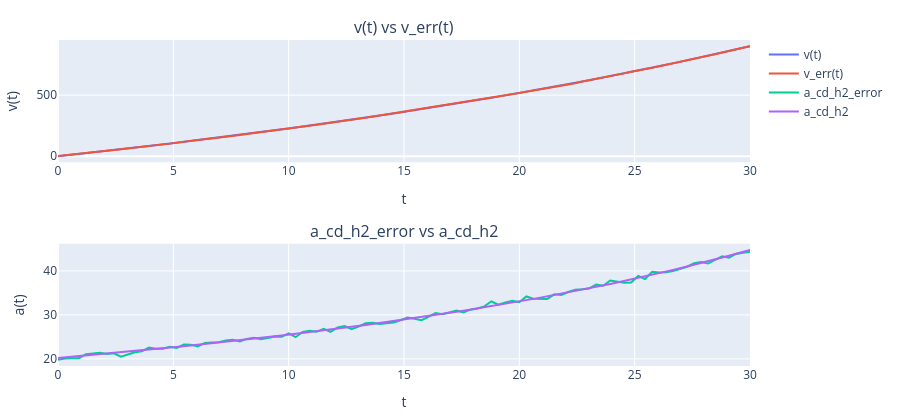

The code cell stored with this chart in its notebook:
### Markdown cell above
## Effect of Measurement Noise on Differentiation

Let''s see what happens when we introduce error into our data.

### Code cell
# Setup baseline rocket signal and central difference stencil
def v(t):
    return 2000 * np.log((14 * 10**4) / (14 * 10**4 - 2100 * t)) - 9.8 * t

def central_difference(f, x, h):
    return (f(x + h) - f(x - h)) / (2 * h)

t = np.linspace(0, 30, 100)
a_cd_h2 = central_difference(v, t, h=2)

np.random.seed(42)
noise = np.random.normal(0, 1, len(t))
vt = v(t)
vt_err = vt + noise

def v_err(t_eval):
    return v(t_eval) + np.random.normal(0, 1, np.shape(t_eval))

a_cd_h2_error = central_difference(v_err, t, h=2)

fig = make_subplots(rows=2, cols=1, subplot_titles=["v(t) vs v_err(t)", "a_cd_h2_error vs a_cd_h2"])
fig.add_trace(go.Scatter(x=t, y=vt, name="v(t)"), row=1, col=1)
fig.add_trace(go.Scatter(x=t, y=vt_err, name="v_err(t)"), row=1, col=1)
fig.add_trace(go.Scatter(x=t, y=a_cd_h2_error, name="a_cd_h2_error"), row=2, col=1)
fig.add_trace(go.Scatter(x=t, y=a_cd_h2, name="a_cd_h2"), row=2, col=1)
fig.update_xaxes(title_text="t")
fig.update_yaxes(title_text="v(t)", row=1, col=1)
fig.update_yaxes(title_text="a(t)", row=2, col=1)
fig.update_layout(height=420, margin=dict(l=40, r=40, t=40, b=40))
fig.show()
